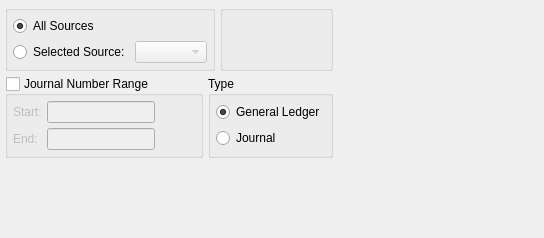
<?xml version="1.0" encoding="UTF-8"?>
<ui version="4.0">
 <comment>This file is part of the xTuple ERP: PostBooks Edition, a free and
open source Enterprise Resource Planning software suite,
Copyright (c) 1999-2019 by OpenMFG LLC, d/b/a xTuple.
It is licensed to you under the Common Public Attribution License
version 1.0, the full text of which (including xTuple-specific Exhibits)
is available at www.xtuple.com/CPAL.  By using this software, you agree
to be bound by its terms.</comment>
 <class>dspGLSeries</class>
 <widget class="QWidget" name="dspGLSeries">
  <property name="geometry">
   <rect>
    <x>0</x>
    <y>0</y>
    <width>544</width>
    <height>238</height>
   </rect>
  </property>
  <property name="windowTitle">
   <string>Journal Series</string>
  </property>
  <layout class="QVBoxLayout" name="verticalLayout">
   <property name="spacing">
    <number>0</number>
   </property>
   <item>
    <layout class="QHBoxLayout" name="horizontalLayout_2">
     <item>
      <layout class="QGridLayout" name="gridLayout_6">
       <item row="0" column="0">
        <widget class="QGroupBox" name="_sourceGroup">
         <property name="title">
          <string/>
         </property>
         <layout class="QGridLayout" name="gridLayout">
          <item row="0" column="0" colspan="2">
           <widget class="QRadioButton" name="_allSources">
            <property name="text">
             <string>All Sources</string>
            </property>
            <property name="checked">
             <bool>true</bool>
            </property>
           </widget>
          </item>
          <item row="1" column="0">
           <widget class="QRadioButton" name="_selectedSource">
            <property name="text">
             <string>Selected Source:</string>
            </property>
           </widget>
          </item>
          <item row="1" column="1">
           <widget class="XComboBox" name="_source">
            <property name="enabled">
             <bool>false</bool>
            </property>
           </widget>
          </item>
         </layout>
        </widget>
       </item>
       <item row="0" column="1">
        <widget class="QGroupBox" name="_dateGroup">
         <property name="title">
          <string/>
         </property>
         <layout class="QGridLayout" name="gridLayout_2">
          <item row="0" column="0">
           <widget class="DateCluster" name="_dates">
            <property name="focusPolicy">
             <enum>Qt::StrongFocus</enum>
            </property>
           </widget>
          </item>
         </layout>
        </widget>
       </item>
       <item row="1" column="0" colspan="2">
        <layout class="QHBoxLayout" name="horizontalLayout">
         <item>
          <widget class="QGroupBox" name="_jrnlGroup">
           <property name="enabled">
            <bool>true</bool>
           </property>
           <property name="title">
            <string>Journal Number Range</string>
           </property>
           <property name="checkable">
            <bool>true</bool>
           </property>
           <property name="checked">
            <bool>false</bool>
           </property>
           <layout class="QGridLayout" name="gridLayout_3">
            <item row="0" column="0">
             <widget class="QLabel" name="_startJrnlnumLit">
              <property name="text">
               <string>Start:</string>
              </property>
             </widget>
            </item>
            <item row="0" column="1">
             <widget class="QLineEdit" name="_startJrnlnum">
              <property name="sizePolicy">
               <sizepolicy hsizetype="Preferred" vsizetype="Fixed">
                <horstretch>0</horstretch>
                <verstretch>0</verstretch>
               </sizepolicy>
              </property>
             </widget>
            </item>
            <item row="0" column="2">
             <spacer name="horizontalSpacer">
              <property name="orientation">
               <enum>Qt::Horizontal</enum>
              </property>
              <property name="sizeHint" stdset="0">
               <size>
                <width>40</width>
                <height>20</height>
               </size>
              </property>
             </spacer>
            </item>
            <item row="1" column="0">
             <widget class="QLabel" name="_endJrnlnumLit">
              <property name="text">
               <string>End:</string>
              </property>
             </widget>
            </item>
            <item row="1" column="1">
             <widget class="QLineEdit" name="_endJrnlnum">
              <property name="sizePolicy">
               <sizepolicy hsizetype="Preferred" vsizetype="Fixed">
                <horstretch>0</horstretch>
                <verstretch>0</verstretch>
               </sizepolicy>
              </property>
             </widget>
            </item>
           </layout>
          </widget>
         </item>
         <item>
          <widget class="QGroupBox" name="_typeGroup">
           <property name="title">
            <string>Type</string>
           </property>
           <layout class="QGridLayout" name="gridLayout_5">
            <item row="1" column="0">
             <widget class="QRadioButton" name="_journal">
              <property name="text">
               <string>Journal</string>
              </property>
             </widget>
            </item>
            <item row="0" column="0">
             <widget class="QRadioButton" name="_generalLedger">
              <property name="text">
               <string>General Ledger</string>
              </property>
              <property name="checked">
               <bool>true</bool>
              </property>
             </widget>
            </item>
           </layout>
          </widget>
         </item>
        </layout>
       </item>
      </layout>
     </item>
     <item>
      <spacer>
       <property name="orientation">
        <enum>Qt::Horizontal</enum>
       </property>
       <property name="sizeType">
        <enum>QSizePolicy::Expanding</enum>
       </property>
       <property name="sizeHint" stdset="0">
        <size>
         <width>0</width>
         <height>20</height>
        </size>
       </property>
      </spacer>
     </item>
    </layout>
   </item>
   <item>
    <spacer name="verticalSpacer">
     <property name="orientation">
      <enum>Qt::Vertical</enum>
     </property>
     <property name="sizeHint" stdset="0">
      <size>
       <width>20</width>
       <height>17</height>
      </size>
     </property>
    </spacer>
   </item>
  </layout>
 </widget>
 <layoutdefault spacing="5" margin="5"/>
 <customwidgets>
  <customwidget>
   <class>DateCluster</class>
   <extends>QWidget</extends>
   <header>datecluster.h</header>
   <container>1</container>
  </customwidget>
  <customwidget>
   <class>XComboBox</class>
   <extends>QComboBox</extends>
   <header>xcombobox.h</header>
  </customwidget>
 </customwidgets>
 <tabstops>
  <tabstop>_allSources</tabstop>
  <tabstop>_selectedSource</tabstop>
  <tabstop>_source</tabstop>
  <tabstop>_dates</tabstop>
  <tabstop>_startJrnlnum</tabstop>
  <tabstop>_endJrnlnum</tabstop>
 </tabstops>
 <resources/>
 <connections>
  <connection>
   <sender>_selectedSource</sender>
   <signal>toggled(bool)</signal>
   <receiver>_source</receiver>
   <slot>setEnabled(bool)</slot>
   <hints>
    <hint type="sourcelabel">
     <x>20</x>
     <y>20</y>
    </hint>
    <hint type="destinationlabel">
     <x>20</x>
     <y>20</y>
    </hint>
   </hints>
  </connection>
 </connections>
</ui>
